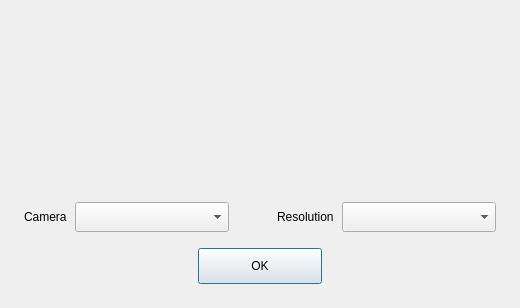
<?xml version="1.0" encoding="UTF-8"?>
<ui version="4.0">
 <class>XLAddCameraDialog</class>
 <widget class="QDialog" name="XLAddCameraDialog">
  <property name="geometry">
   <rect>
    <x>0</x>
    <y>0</y>
    <width>520</width>
    <height>308</height>
   </rect>
  </property>
  <property name="minimumSize">
   <size>
    <width>520</width>
    <height>308</height>
   </size>
  </property>
  <property name="maximumSize">
   <size>
    <width>520</width>
    <height>308</height>
   </size>
  </property>
  <property name="windowTitle">
   <string>Dialog</string>
  </property>
  <layout class="QVBoxLayout" name="verticalLayout">
   <property name="spacing">
    <number>0</number>
   </property>
   <property name="leftMargin">
    <number>16</number>
   </property>
   <property name="topMargin">
    <number>16</number>
   </property>
   <property name="rightMargin">
    <number>16</number>
   </property>
   <property name="bottomMargin">
    <number>24</number>
   </property>
   <item>
    <widget class="OBSQTDisplay" name="preview" native="true">
     <property name="sizePolicy">
      <sizepolicy hsizetype="Preferred" vsizetype="Expanding">
       <horstretch>0</horstretch>
       <verstretch>0</verstretch>
      </sizepolicy>
     </property>
    </widget>
   </item>
   <item>
    <layout class="QHBoxLayout" name="horizontalLayout">
     <property name="spacing">
      <number>8</number>
     </property>
     <property name="leftMargin">
      <number>8</number>
     </property>
     <property name="topMargin">
      <number>16</number>
     </property>
     <property name="rightMargin">
      <number>8</number>
     </property>
     <property name="bottomMargin">
      <number>16</number>
     </property>
     <item>
      <widget class="QLabel" name="cameraLabel">
       <property name="text">
        <string>Camera</string>
       </property>
      </widget>
     </item>
     <item>
      <widget class="QComboBox" name="cameraComboBox">
       <property name="minimumSize">
        <size>
         <width>154</width>
         <height>30</height>
        </size>
       </property>
       <property name="maximumSize">
        <size>
         <width>154</width>
         <height>30</height>
        </size>
       </property>
      </widget>
     </item>
     <item>
      <spacer name="horizontalSpacer">
       <property name="orientation">
        <enum>Qt::Horizontal</enum>
       </property>
       <property name="sizeHint" stdset="0">
        <size>
         <width>40</width>
         <height>20</height>
        </size>
       </property>
      </spacer>
     </item>
     <item>
      <widget class="QLabel" name="resolutionLabel">
       <property name="text">
        <string>Resolution</string>
       </property>
      </widget>
     </item>
     <item>
      <widget class="QComboBox" name="resolutionComboBox">
       <property name="minimumSize">
        <size>
         <width>154</width>
         <height>30</height>
        </size>
       </property>
       <property name="maximumSize">
        <size>
         <width>154</width>
         <height>30</height>
        </size>
       </property>
      </widget>
     </item>
    </layout>
   </item>
   <item alignment="Qt::AlignHCenter">
    <widget class="QPushButton" name="yesButton">
     <property name="minimumSize">
      <size>
       <width>124</width>
       <height>36</height>
      </size>
     </property>
     <property name="maximumSize">
      <size>
       <width>124</width>
       <height>36</height>
      </size>
     </property>
     <property name="text">
      <string>OK</string>
     </property>
    </widget>
   </item>
  </layout>
 </widget>
 <customwidgets>
  <customwidget>
   <class>OBSQTDisplay</class>
   <extends>QWidget</extends>
   <header>qt-display.hpp</header>
   <container>1</container>
  </customwidget>
 </customwidgets>
 <resources>
  <include location="obs.qrc"/>
 </resources>
 <connections/>
</ui>
